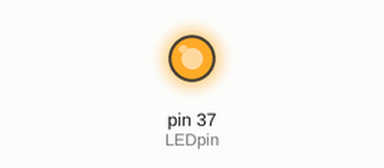
A program run on a simulated Raspberry Pi (header pin numbers). Shown: output pins drawn as LEDs (lit = HIGH). At 12.0 s the program stops and its outputs stay as they are.

Above: at 0.1 s.
At 6.1 s:
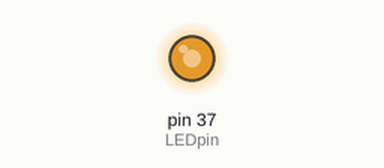
At 9.1 s:
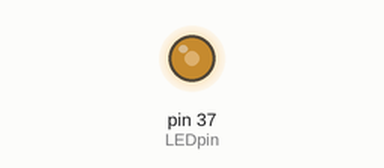
At 12.1 s:
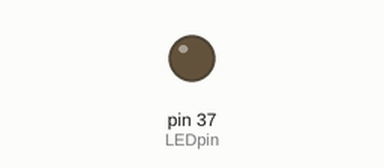
Timing chart, 0 to 13.5 s (numbered marks = the images above):
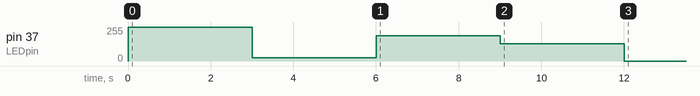

The program:

09.PWM.py
```python
# PWM MODULATION ON PI
from time import sleep
import RPi.GPIO as GPIO
GPIO.setmode(GPIO.BOARD)
LEDpin = 37
downPin = 40
GPIO.setup(downPin,GPIO.IN,pull_up_down=GPIO.PUD_UP)
upPin = 40
GPIO.setup(upPin,GPIO.IN,pull_up_down=GPIO.PUD_UP)
GPIO.setup(LEDpin,GPIO.OUT)
GPIO.output(LEDpin,1)

sleep(3)
GPIO.output(LEDpin,0)
myPWM=GPIO.PWM(LEDpin,100)	# 100 is frequency
myPWM.start(10)				# 10 is % of time on
sleep(3)
myPWM.ChangeDutyCycle(75)
sleep(3)
myPWM.ChangeFrequency(200)
myPWM.ChangeDutyCycle(50)

sleep(3)
myPWM.stop()
GPIO.cleanup()
```

Measured:
- by itself, pin 37 (LEDpin): 0/255 → 255/255 at 0.00 s, → 26/255 3.0 s later, → 191/255 3.0 s later, → 128/255 3.0 s later, … (5 changes in this stretch)
